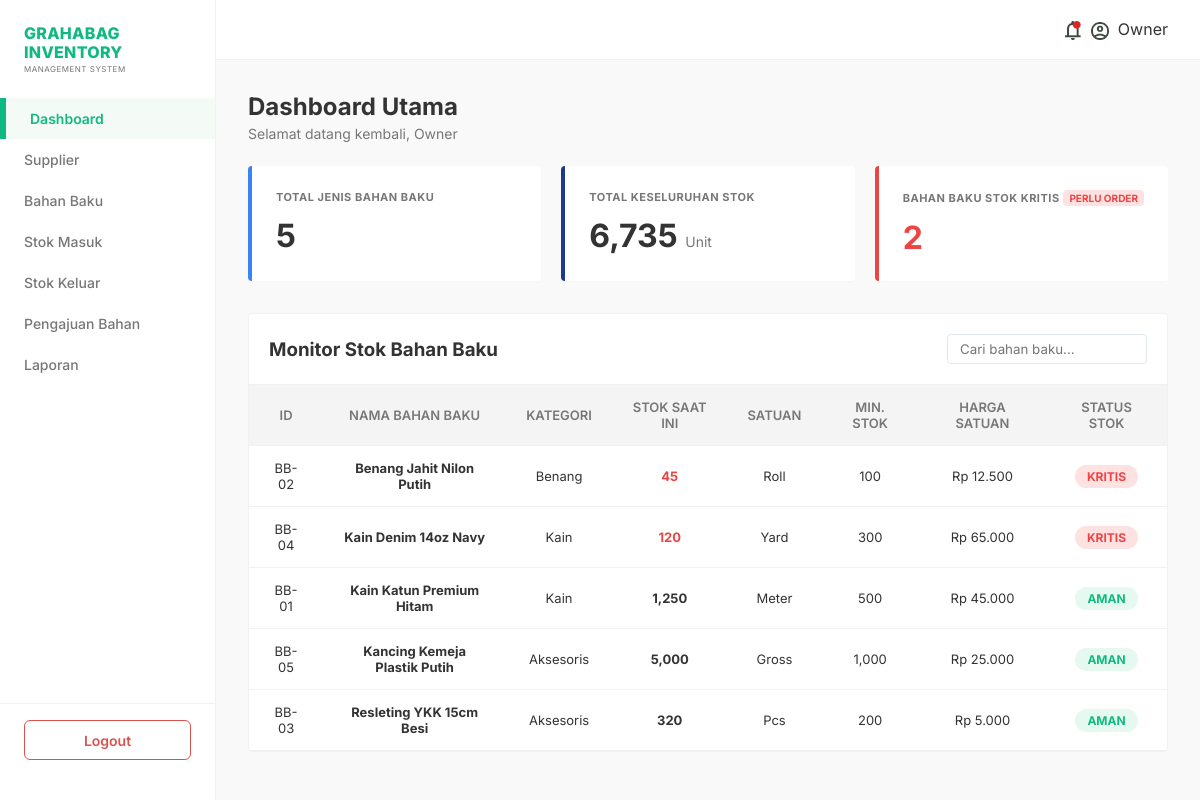
The app's page /pages/dashboard.php (signed in) with its own data.
### tables this page shows
CREATE TABLE material (
    material_id INT AUTO_INCREMENT PRIMARY KEY,
    category_id INT NOT NULL,
    material_name VARCHAR(100) NOT NULL,
    stock INT NOT NULL DEFAULT 0,
    unit VARCHAR(255) NOT NULL,
    minimum_stock INT NOT NULL DEFAULT 0,
    price DECIMAL(10,2) NOT NULL,
    FOREIGN KEY (category_id) REFERENCES category_id(category_id)
);

CREATE TABLE category_id (
    category_id INT AUTO_INCREMENT PRIMARY KEY,
    category_name VARCHAR(50) NOT NULL
);

### pages/dashboard.php (the view, shortened to what this page needs)
<?php
require_once '../includes/header.php';
require_once '../includes/sidebar.php';
$total_jenis_res = $conn->query("SELECT COUNT(*) as total FROM material");
$total_jenis = $total_jenis_res->fetch_assoc()['total'];
$total_stok_res = $conn->query("SELECT SUM(stock) as total FROM material");
$total_stok = $total_stok_res->fetch_assoc()['total'] ?? 0;
$stok_kritis_res = $conn->query("SELECT COUNT(*) as total FROM material WHERE stock <= minimum_stock");
$stok_kritis = $stok_kritis_res->fetch_assoc()['total'];
$query_material = "SELECT m.*, c.category_name FROM material m
                   JOIN category_id c ON m.category_id = c.category_id
                   ORDER BY CASE WHEN m.stock <= m.minimum_stock THEN 0 ELSE 1 END ASC, m.material_name ASC";
$materials = $conn->query($query_material);
?>
<div class="dashboard-header">
    <h1 class="page-title">Dashboard Utama</h1>
    <p class="welcome-text">Selamat datang kembali, <?php echo $_SESSION['full_name']; ?></p>
</div>
<div class="summary-cards">
    <div class="card card-blue">
        <h3>TOTAL JENIS BAHAN BAKU</h3>
        <p class="card-value"><?php echo $total_jenis; ?></p>
    </div>
    <div class="card card-dark-blue">
        <h3>TOTAL KESELURUHAN STOK</h3>
        <p class="card-value"><?php echo number_format($total_stok); ?> <span class="card-unit">Unit</span></p>
    </div>
    <div class="card card-red">
        <div class="card-red-header">
            <h3>BAHAN BAKU STOK KRITIS</h3>
            <span class="badge-order">PERLU ORDER</span>
        </div>
        <p class="card-value value-red"><?php echo $stok_kritis; ?></p>
    </div>
</div>
<div class="content-table-wrapper">
    <div class="table-header-actions">
        <h3>Monitor Stok Bahan Baku</h3>
        <div class="search-sub-box">
            <input type="text" id="tableSearch" placeholder="Cari bahan baku...">
        </div>
    </div>
    <table class="data-table">
        <thead>
            <tr>
                <th>ID</th>
                <th>NAMA BAHAN BAKU</th>
                <th>KATEGORI</th>
                <th>STOK SAAT INI</th>
                <th>SATUAN</th>
                <th>MIN. STOK</th>
                <th>HARGA SATUAN</th>
                <th>STATUS STOK</th>
            </tr>
        </thead>
        <tbody>
            <?php while($row = $materials->fetch_assoc()):
                $is_kritis = $row['stock'] <= $row['minimum_stock'];
                $status_class = $is_kritis ? 'badge-critical' : 'badge-safe';
                $status_text = $is_kritis ? 'KRITIS' : 'AMAN';
                $stock_class = $is_kritis ? 'text-danger-bold' : 'text-normal-bold';
            ?>
            <tr>
                <td>BB-0<?php echo $row['material_id']; ?></td>
                <td><strong><?php echo $row['material_name']; ?></strong></td>
                <td><?php echo $row['category_name']; ?></td>
                <td class="<?php echo $stock_class; ?>"><?php echo number_format($row['stock']); ?></td>
                <td><?php echo $row['unit']; ?></td>
                <td><?php echo number_format($row['minimum_stock']); ?></td>
                <td>Rp <?php echo number_format($row['price'], 0, ',', '.'); ?></td>
                <td><span class="pill-stok <?php echo $status_class; ?>"><?php echo $status_text; ?></span></td>
            </tr>
            <?php endwhile; ?>
        </tbody>
    </table>
</div>
</body>
</html>

### assets/style.css (style rules this page uses)
:root { --main-green: #10b981; --light-green: #76c800; --pale-white: #f9f9f9; --light-gray: #f4f4f4; --accent-blue: #4fa3f7; --text-main: #333333; --text-secondary: #777777; --error-red: #d9534f; --success-green: #5cb85c; --border-color: #eef2f5; }
* { box-sizing: border-box; margin: 0; padding: 0; font-family: 'Inter', sans-serif; }
body { background-color: var(--pale-white); color: var(--text-main); }
.dashboard-header { margin-bottom: 24px; }
.page-title { font-size: 24px; font-weight: 700; }
.welcome-text { font-size: 14px; color: var(--text-secondary); margin-top: 4px; }
.summary-cards { display: grid; grid-template-columns: repeat(3, 1fr); gap: 20px; margin-bottom: 32px; }
.card { background: #ffffff; padding: 24px; border-radius: 4px; border-left: 4px solid var(--accent-blue); box-shadow: 0 1px 3px rgba(0,0,0,0.02); }
.card h3 { font-size: 11px; color: var(--text-secondary); letter-spacing: 0.5px; }
.card-value { font-size: 32px; font-weight: 700; margin-top: 12px; }
.card-blue { border-left-color: #3b82f6; }
.card-dark-blue { border-left-color: #1e3a8a; }
.card-red { border-left-color: #ef4444; }
.card-red-header { display: flex; justify-content: space-between; align-items: center; }
.badge-order { background-color: #fee2e2; color: #ef4444; font-size: 10px; font-weight: 700; padding: 2px 6px; border-radius: 4px; }
.value-red { color: #ef4444; }
.card-unit { font-size: 14px; color: var(--text-secondary); font-weight: normal; }
.content-table-wrapper { background: #ffffff; border: 1px solid var(--border-color); border-radius: 4px; }
.table-header-actions { padding: 20px; display: flex; justify-content: space-between; align-items: center; border-bottom: 1px solid var(--border-color); }
.search-sub-box input { padding: 6px 12px; border-radius: 4px; border: 1px solid #e2e8f0; width: 200px; }
.data-table { width: 100%; border-collapse: collapse; text-align: left; font-size: 13px; }
.data-table th { background-color: var(--light-gray); padding: 14px 20px; font-weight: 600; color: var(--text-secondary); border-bottom: 1px solid var(--border-color); text-align: center; }
.data-table td { padding: 14px 20px; border-bottom: 1px solid var(--border-color); text-align: center; }
.text-danger-bold { color: #ef4444; font-weight: 700; }
.text-normal-bold { font-weight: 700; }
.pill-stok { display: inline-block; padding: 4px 12px; border-radius: 12px; font-size: 12px; font-weight: 700; }
.badge-safe { background-color: #e6f9f0; color: #10b981; }
.badge-critical { background-color: #fee2e2; color: #ef4444; }

### records on screen
material: material_id "2", material_name "Benang Jahit Nilon Putih", category.category_name "Benang", stock "45", unit "Roll", minimum_stock "100", price "12.500", status_text "KRITIS"
material: material_id "4", material_name "Kain Denim 14oz Navy", category.category_name "Kain", stock "120", unit "Yard", minimum_stock "300", price "65.000", status_text "KRITIS"
material: material_id "1", material_name "Kain Katun Premium Hitam", category.category_name "Kain", stock "1,250", unit "Meter", minimum_stock "500", price "45.000", status_text "AMAN"
material: material_id "5", material_name "Kancing Kemeja Plastik Putih", category.category_name "Aksesoris", stock "5,000", unit "Gross", minimum_stock "1,000", price "25.000", status_text "AMAN"
material: material_id "3", material_name "Resleting YKK 15cm Besi", category.category_name "Aksesoris", stock "320", unit "Pcs", minimum_stock "200", price "5.000", status_text "AMAN"

### other values on screen
$_SESSION['full_name'] "Owner"
$total_jenis "5"
$total_stok "6,735"
$stok_kritis "2"
